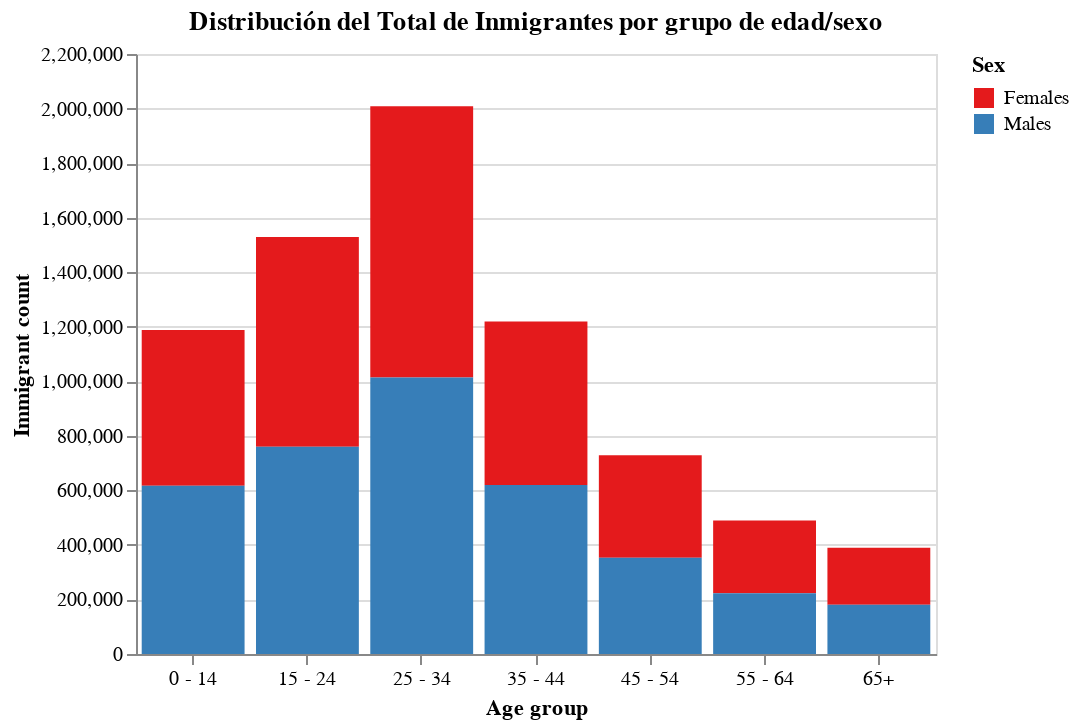

Notebook source saved alongside this figure:
### Code cell
# Agrupar y obtener conteo total por categorías de edad/sexo
totales_cat = totales[(totales["Sex"] != "Both") & (totales["Age group"] != "All")].groupby(["Sex", "Age group"])["Immigrant count"].sum().to_frame().reset_index()

# Cantidad total de inmigrantes por grupo de edad/sexo
alt.Chart(totales_cat, height = 300, width = 400)\
            .mark_bar()\
            .encode(x=alt.X('Age group', axis=alt.Axis(labelAngle=-360)),
                    y="Immigrant count",
                    color = alt.Color('Sex',scale=alt.Scale(scheme="set1")),
                    tooltip=["Sex", "Immigrant count"])\
            .properties(title="Total de Inmigrantes por Grupo de Edad/Sexo")

### Figure 1 — Vega-Lite specification as saved in the notebook (floating-point values rounded to 4 significant figures)
{"config": {"view": {"continuousWidth": 300, "continuousHeight": 300}}, "data": {"name": "data-cece38521d03db9698eaaaa5001fb5dc"}, "mark": {"type": "bar"}, "encoding": {"color": {"field": "Sex", "scale": {"scheme": "set1"}, "type": "nominal"}, "tooltip": [{"field": "Sex", "type": "nominal"}, {"field": "Immigrant count", "type": "quantitative"}], "x": {"axis": {"labelAngle": -360}, "field": "Age group", "type": "nominal"}, "y": {"field": "Immigrant count", "type": "quantitative"}}, "height": 300, "title": "Distribución del Total de Inmigrantes por grupo de edad/sexo", "width": 400, "$schema": "https://vega.github.io/schema/vega-lite/v5.8.0.json", "datasets": {"data-cece38521d03db9698eaaaa5001fb5dc": [{"Sex": "Females", "Age group": "0 - 14", "Immigrant count": 571492}, {"Sex": "Females", "Age group": "15 - 24", "Immigrant count": 769569}, {"Sex": "Females", "Age group": "25 - 34", "Immigrant count": 994090}, {"Sex": "Females", "Age group": "35 - 44", "Immigrant count": 599685}, {"Sex": "Females", "Age group": "45 - 54", "Immigrant count": 375778}, {"Sex": "Females", "Age group": "55 - 64", "Immigrant count": 266669}, {"Sex": "Females", "Age group": "65+", "Immigrant count": 209104}, {"Sex": "Males", "Age group": "0 - 14", "Immigrant count": 616558}, {"Sex": "Males", "Age group": "15 - 24", "Immigrant count": 759792}, {"Sex": "Males", "Age group": "25 - 34", "Immigrant count": 1014283}, {"Sex": "Males", "Age group": "35 - 44", "Immigrant count": 619588}, {"Sex": "Males", "Age group": "45 - 54", "Immigrant count": 353226}, {"Sex": "Males", "Age group": "55 - 64", "Immigrant count": 222800}, {"Sex": "Males", "Age group": "65+", "Immigrant count": 180554}]}}
